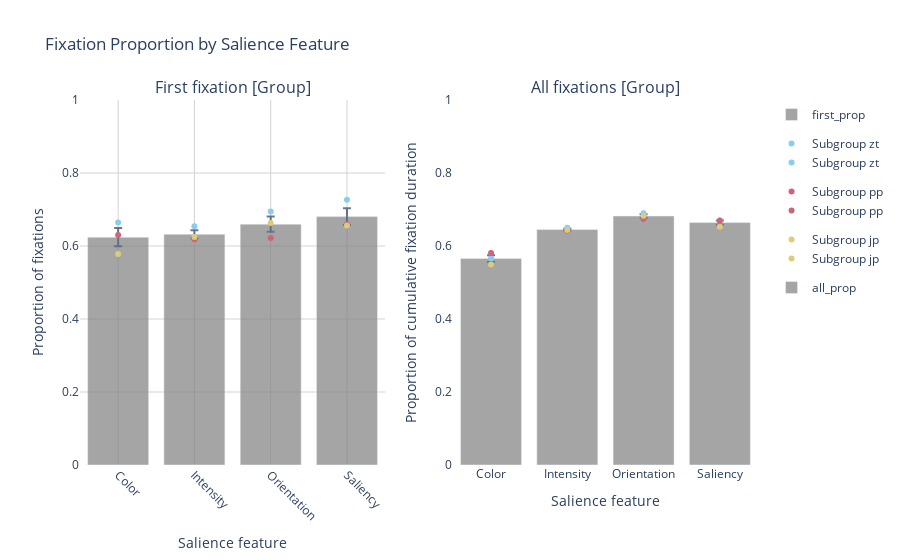

This figure's notebook cell:
### Code cell
plot_fixations_salience_group_plotly()
plot_fixations_salience_group()

### Figure 1 — Plotly figure (JSON) as saved in the notebook; plotly's stock layout.template omitted (floating-point values rounded to 4 significant figures)
{"data": [{"error_y": {"array": [0.02519, 0.01111, 0.02096, 0.02297], "type": "data"}, "marker": {"color": "grey"}, "name": "first_prop", "opacity": 0.7, "type": "bar", "visible": true, "x": ["Color", "Intensity", "Orientation", "Saliency"], "xaxis": "x", "y": [0.6242, 0.6323, 0.6599, 0.6806], "yaxis": "y"}, {"legendgroup": "subgroup_zt", "marker": {"color": "rgb(136, 204, 238)"}, "mode": "markers", "name": "Subgroup zt", "type": "scatter", "x": ["Saliency", "Intensity", "Color", "Orientation"], "xaxis": "x", "y": [0.7265, 0.6542, 0.6647, 0.6945], "yaxis": "y"}, {"legendgroup": "subgroup_pp", "marker": {"color": "rgb(204, 102, 119)"}, "mode": "markers", "name": "Subgroup pp", "type": "scatter", "visible": true, "x": ["Saliency", "Intensity", "Color", "Orientation"], "xaxis": "x", "y": [0.6589, 0.6182, 0.6301, 0.6221], "yaxis": "y"}, {"legendgroup": "subgroup_jp", "marker": {"color": "rgb(221, 204, 119)"}, "mode": "markers", "name": "Subgroup jp", "type": "scatter", "visible": true, "x": ["Saliency", "Intensity", "Color", "Orientation"], "xaxis": "x", "y": [0.6564, 0.6244, 0.578, 0.663], "yaxis": "y"}, {"error_y": {"array": [0.009104, 0.002498, 0.004476, 0.005692], "type": "data"}, "marker": {"color": "grey"}, "name": "all_prop", "opacity": 0.7, "type": "bar", "x": ["Color", "Intensity", "Orientation", "Saliency"], "xaxis": "x2", "y": [0.5656, 0.645, 0.6822, 0.6642], "yaxis": "y2"}, {"legendgroup": "subgroup_zt", "marker": {"color": "rgb(136, 204, 238)"}, "mode": "markers", "name": "Subgroup zt", "type": "scatter", "x": ["Saliency", "Intensity", "Color", "Orientation"], "xaxis": "x2", "y": [0.6706, 0.6499, 0.5667, 0.6895], "yaxis": "y2"}, {"legendgroup": "subgroup_pp", "marker": {"color": "rgb(204, 102, 119)"}, "mode": "markers", "name": "Subgroup pp", "type": "scatter", "visible": true, "x": ["Saliency", "Intensity", "Color", "Orientation"], "xaxis": "x2", "y": [0.6693, 0.6416, 0.5808, 0.674], "yaxis": "y2"}, {"legendgroup": "subgroup_jp", "marker": {"color": "rgb(221, 204, 119)"}, "mode": "markers", "name": "Subgroup jp", "type": "scatter", "visible": true, "x": ["Saliency", "Intensity", "Color", "Orientation"], "xaxis": "x2", "y": [0.6529, 0.6436, 0.5493, 0.6831], "yaxis": "y2"}], "layout": {"annotations": [{"font": {"size": 16}, "showarrow": false, "text": "First fixation [Group]", "x": 0.225, "xanchor": "center", "xref": "paper", "y": 1, "yanchor": "bottom", "yref": "paper"}, {"font": {"size": 16}, "showarrow": false, "text": "All fixations [Group]", "x": 0.775, "xanchor": "center", "xref": "paper", "y": 1, "yanchor": "bottom", "yref": "paper"}], "autosize": true, "plot_bgcolor": "white", "title": {"text": "Fixation Proportion by Salience Feature"}, "xaxis": {"anchor": "y", "autorange": true, "categoryarray": ["Color", "Intensity", "Orientation", "Saliency"], "categoryorder": "array", "domain": [0, 0.45], "gridcolor": "LightGrey", "gridwidth": 1, "range": [-0.5, 3.5], "showgrid": true, "tickangle": 45, "title": {"text": "Salience feature"}, "type": "category"}, "xaxis2": {"anchor": "y2", "autorange": true, "categoryarray": ["Color", "Intensity", "Orientation", "Saliency"], "categoryorder": "array", "domain": [0.55, 1], "range": [-0.5, 3.5], "title": {"text": "Salience feature"}, "type": "category"}, "yaxis": {"anchor": "x", "domain": [0, 1], "gridcolor": "LightGrey", "gridwidth": 1, "range": [0, 1], "showgrid": true, "title": {"text": "Proportion of fixations"}, "type": "linear"}, "yaxis2": {"anchor": "x2", "domain": [0, 1], "range": [0, 1], "title": {"text": "Proportion of cumulative fixation duration"}, "type": "linear"}}}
